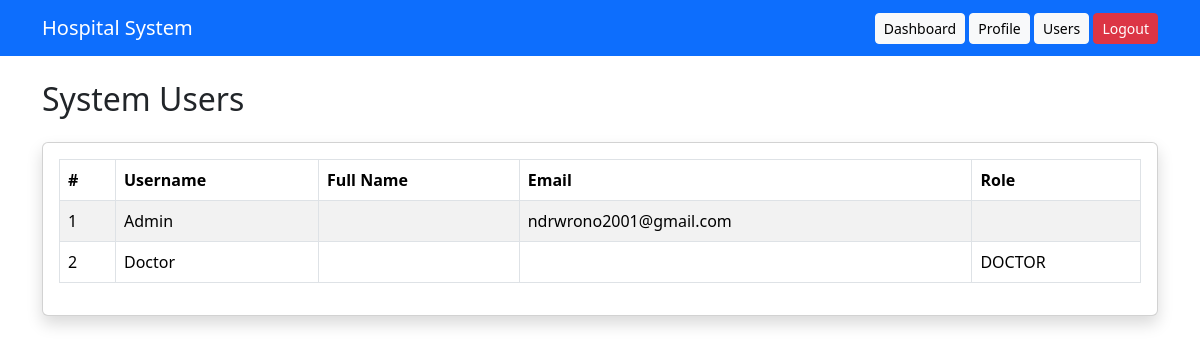
The app's page /users/ (signed in), older data.
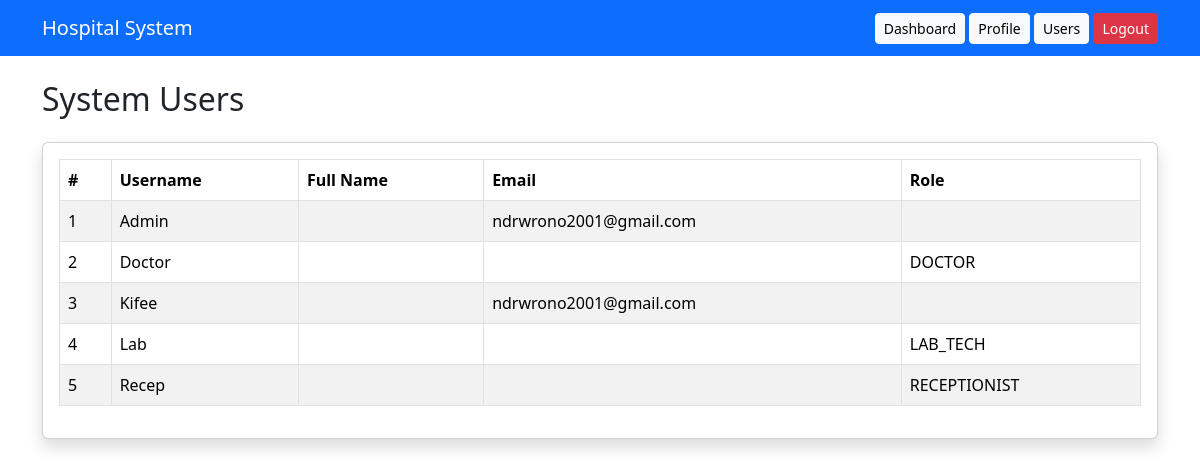
The same page, newer data.
### Accounts/models.py (models this page shows)
class User(AbstractUser):
    ADMIN = "ADMIN"
    DOCTOR = "DOCTOR"
    NURSE = "NURSE"
    RECEPTIONIST = "RECEPTIONIST"
    PHARMACIST = "PHARMACIST"
    LAB_TECH = "LAB_TECH"
    ROLE_CHOICES = [
        (ADMIN, "Admin"),
        (DOCTOR, "Doctor"),
        (NURSE, "Nurse"),
        (RECEPTIONIST, "Receptionist"),
        (PHARMACIST, "Pharmacist"),
        (LAB_TECH, "Lab Technician"),
    ]
    role = models.CharField(max_length=20, choices=ROLE_CHOICES)
    phone = models.CharField(max_length=20, blank=True)

### Accounts/views.py (the view)
@login_required
def user_list(request):
    users = User.objects.all().order_by("username")
    context = {
        "users": users
    }
    return render(
        request,
        "users.html",
        context
    )

### Templates/users.html (shortened to what this page needs)
{% extends 'base.html' %}
{% block content %}
<div class="d-flex justify-content-between align-items-center mb-3">
    <h2>System Users</h2>
</div>
<div class="card shadow">
    <div class="card-body">
        <table class="table table-bordered table-striped">
            <thead>
                <tr>
                    <th>#</th>
                    <th>Username</th>
                    <th>Full Name</th>
                    <th>Email</th>
                    <th>Role</th>
                </tr>
            </thead>
            <tbody>
                {% for user in users %}
                <tr>
                    <td>{{ forloop.counter }}</td>
                    <td>
                        {{ user.username }}
                    </td>
                    <td>
                    </td>
                    <td>
                        {{ user.email }}
                    </td>
                    <td>
                        {{ user.role }}
                    </td>
                </tr>
                {% empty %}
                <tr>
                    <td colspan="5" class="text-center">
                        No users found.
                    </td>
                </tr>
                {% endfor %}
            </tbody>
        </table>
    </div>
</div>
{% endblock %}

### Templates/base.html (shortened to what this page needs)
<!DOCTYPE html>
<html lang="en">
<head>
    <link href="https://cdn.jsdelivr.net/npm/bootstrap@5.3.3/dist/css/bootstrap.min.css" rel="stylesheet">
</head>
<body>
<nav class="navbar navbar-expand-lg navbar-dark bg-primary">
    <div class="container">
        <a class="navbar-brand" href="{% url 'dashboard' %}">
            Hospital System
        </a>
        {% if user.is_authenticated %}
        <div>
            <a href="{% url 'dashboard' %}" class="btn btn-light btn-sm">Dashboard</a>
            <a href="{% url 'profile' %}" class="btn btn-light btn-sm">Profile</a>
            <a href="{% url 'users' %}" class="btn btn-light btn-sm">Users</a>
            <a href="{% url 'logout' %}" class="btn btn-danger btn-sm">Logout</a>
        </div>
        {% endif %}
    </div>
</nav>
<div class="container mt-4">
    {% block content %}
    {% endblock %}
</div>
</body>
</html>

Row changes from the older to the newer data that the page shows:
added User: username "Kifee", email "ndrwrono2001@gmail.com"
added User: username "Lab", role "LAB_TECH"
added User: username "Recep", role "RECEPTIONIST"
